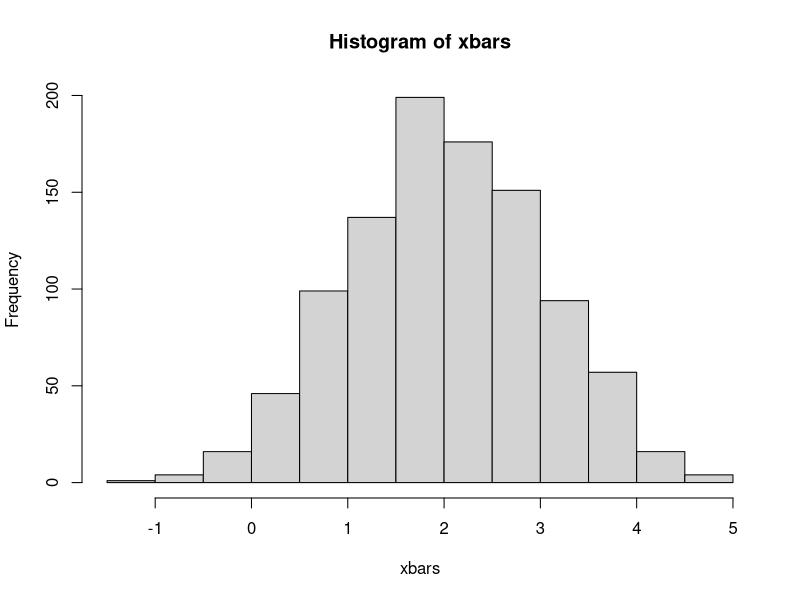
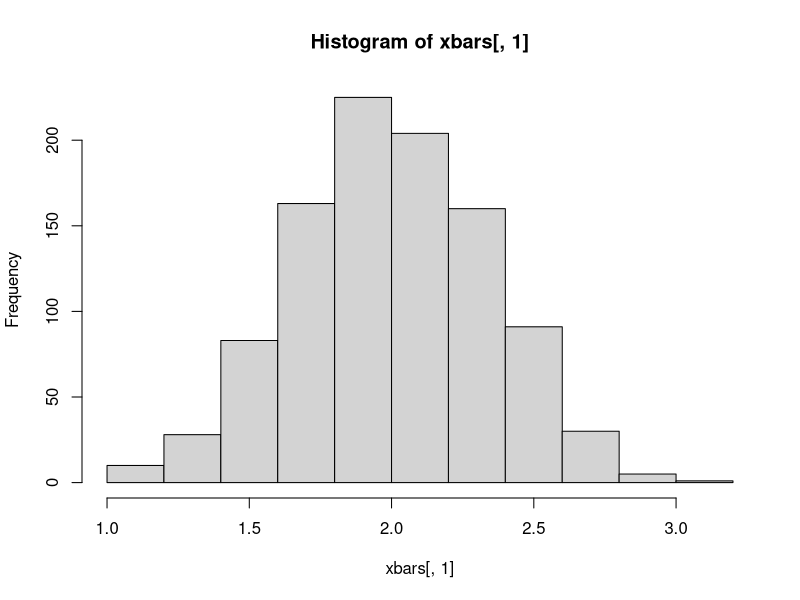
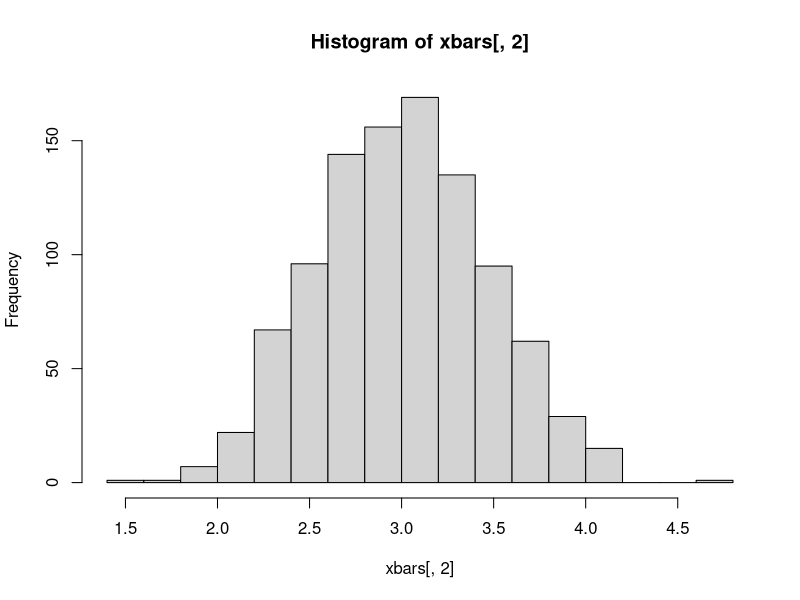
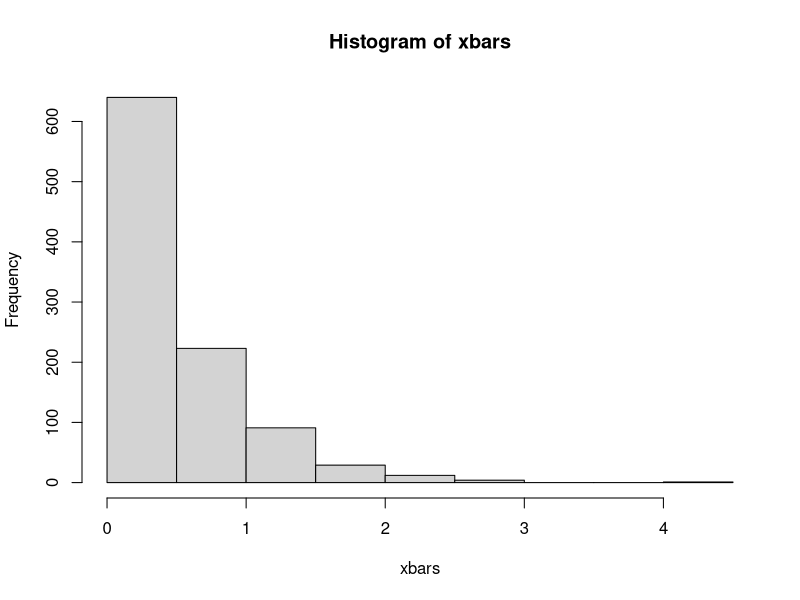
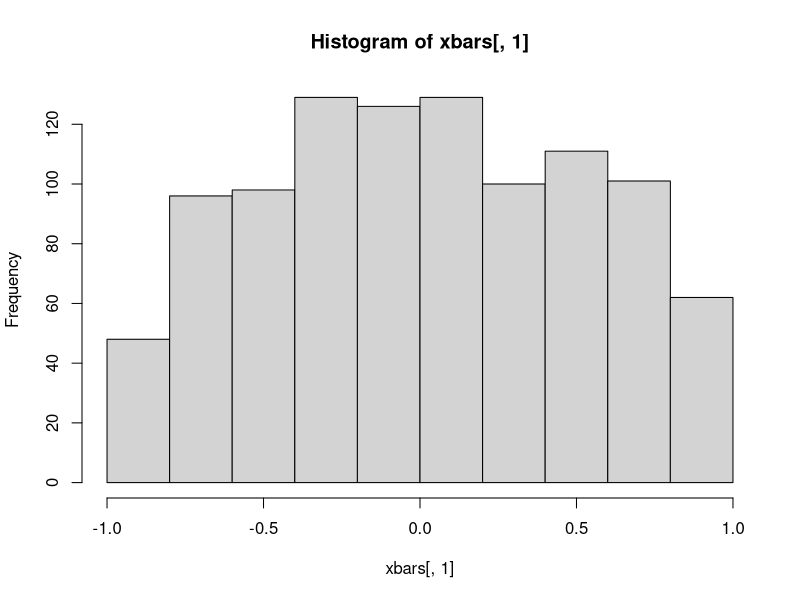
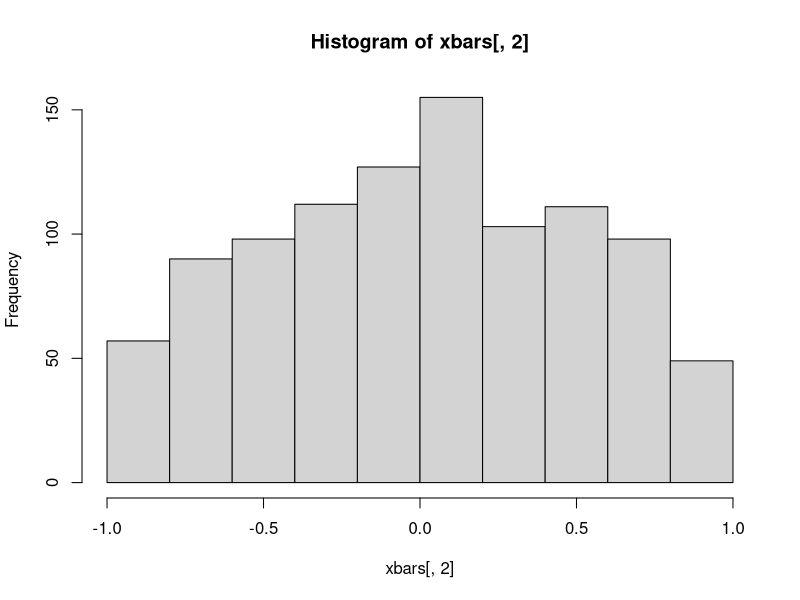

The R source for these figures, in order:
## ---- chunk 1
n <- 9
mu <- 2
sigma <- 3
xbars <- NULL
for(i in 1:1000) {
x <- rnorm(n, mean = mu, sd = sigma)
xbar <- mean(x) 
xbars <- c(xbars,xbar) }
mean(xbars)
sd(xbars)
hist(xbars)
## ---- chunk 2
library(MASS)
n <- 9
mu <- c(2,3)
Sigma <- matrix(c(1,0.5,0.5,2),2,2)
xbars <- NULL
for(i in 1:1000) {
X <- mvrnorm(n = n, mu, Sigma)
xbar <- colMeans(X) 
xbars <- rbind(xbars,xbar) }
colMeans(xbars)
var(xbars)
hist(xbars[,1])
hist(xbars[,2])
## ---- chunk 3
# try different choices of n: 1, 9, 25, 100
n <- 1
lambda <- 2
xbars <- NULL
for(i in 1:1000) {
x <- rexp(n, rate = lambda)
xbar <- mean(x) 
xbars <- c(xbars,xbar) }
mean(xbars)
sd(xbars)
hist(xbars)
## ---- chunk 4
runif_circle <- function(radius)
{
  bad <- TRUE
  while(bad)
  {
    x <- runif(1,min=-radius,max=radius)
    y <- runif(1,min=-radius,max=radius)
    z <- sqrt(x^2 + y^2)
    if(z <= radius) { bad <- FALSE }
  }
  return(c(x,y))
}
runifs_circle <- function(n,radius)
{
  z <- NULL
  for(i in 1:n)
  {
    z <- rbind(z,runif_circle(radius))
  }
  return(z)
}
# try different choices of n: 1, 9, 25, 100
n <- 1
xbars <- NULL
for(i in 1:1000) {
X <- runifs_circle(n,1)   
xbar <- colMeans(X) 
xbars <- rbind(xbars,xbar) }
colMeans(xbars)
var(xbars)
hist(xbars[,1])
hist(xbars[,2])
